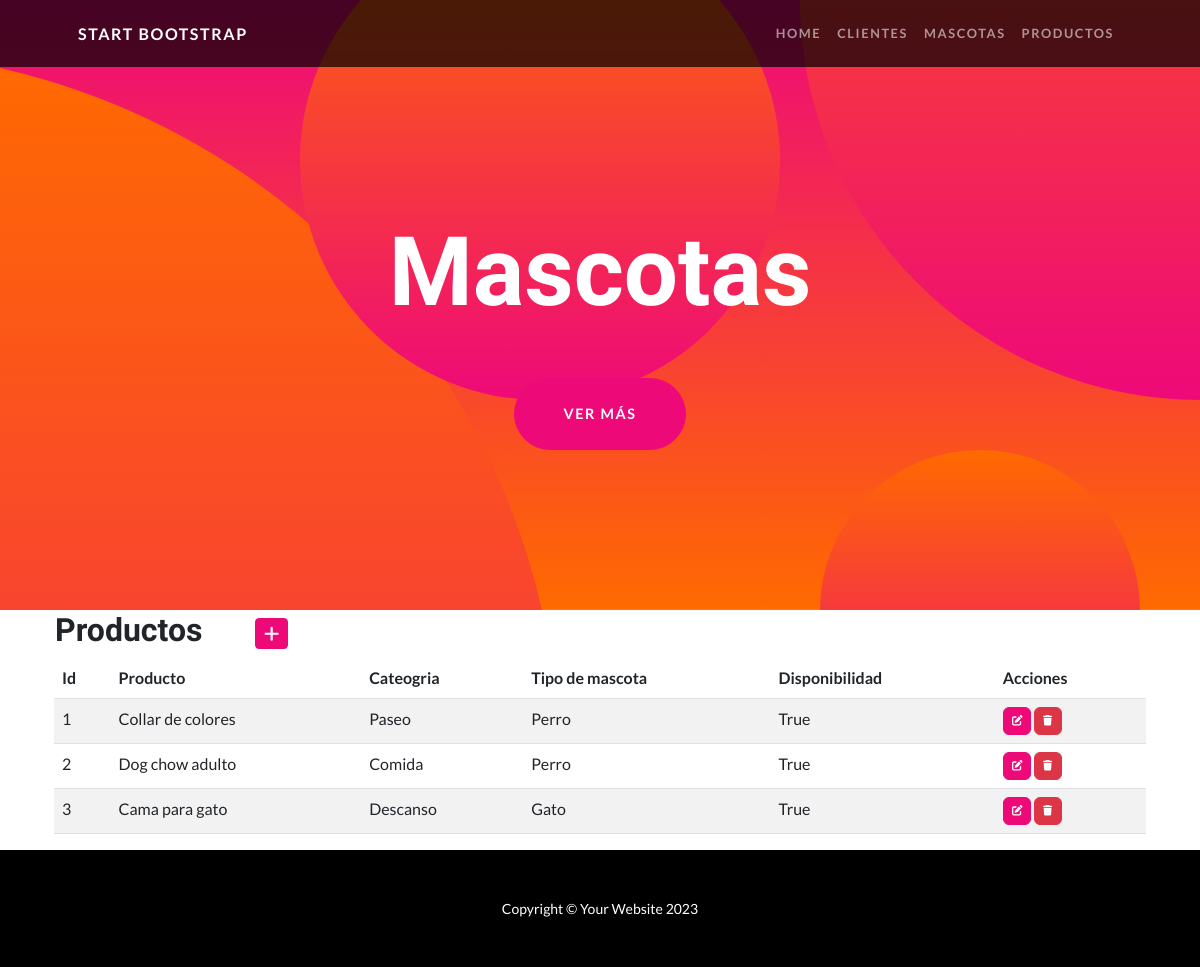
/apptienda/productos/, run on an earlier commit of the app's database.
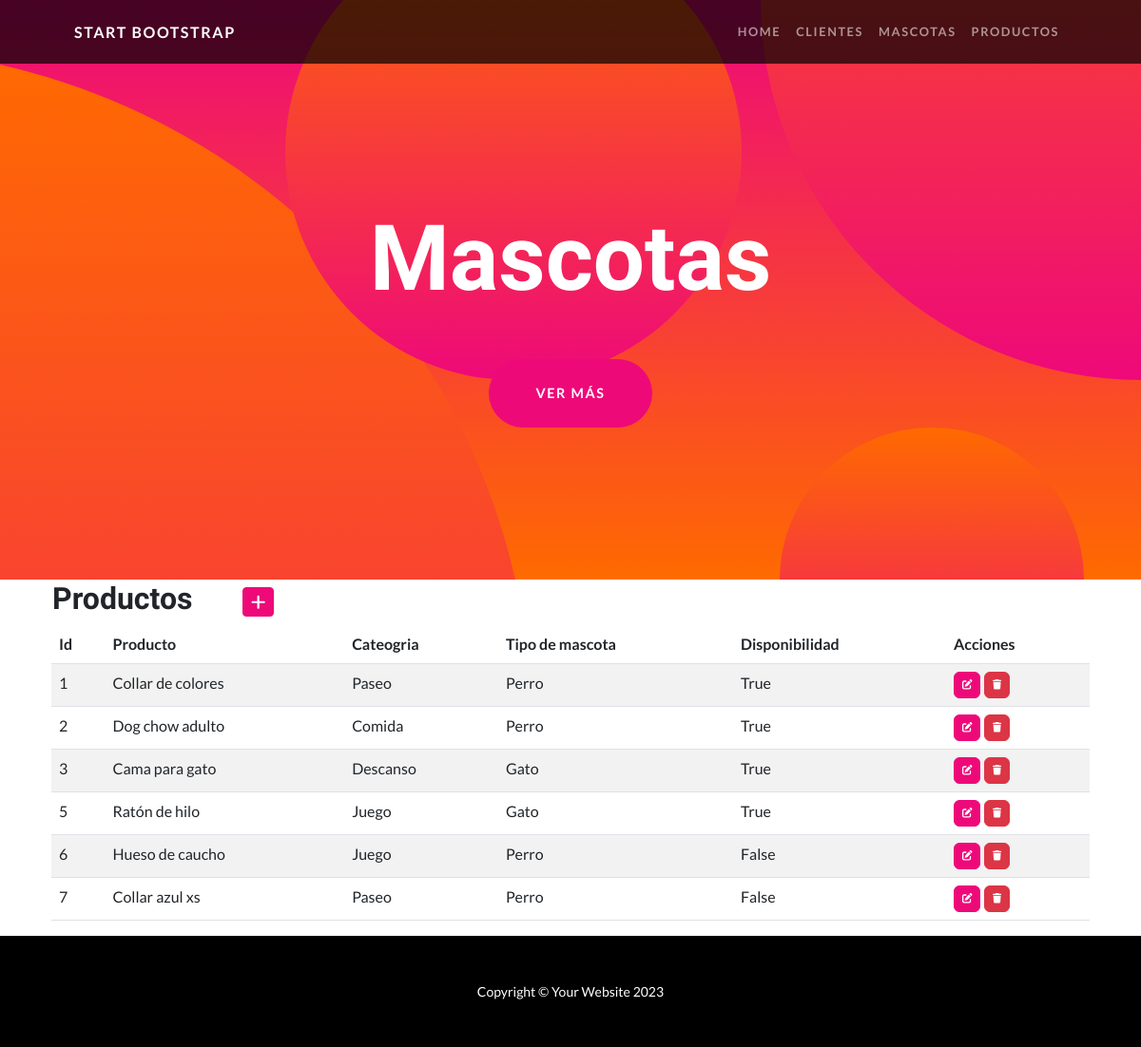
And on a later commit of the database.
### apptienda/models.py (models this page shows, shortened)
class Producto(models.Model):
    nombre_producto = models.CharField(max_length=50)
    categoria = models.CharField(max_length=50)
    tipo_de_animal = models.CharField(max_length=50)
    disponibilidad= models.BooleanField()

### apptienda/views.py (the view)
# urls.py: path('productos/', ProductosList.as_view(), name='productos'),
class ProductosList(ListView):
    model=Producto

### apptienda/templates/apptienda/producto_list.html
{% extends 'apptienda/home.html' %}
{% block title %}
    <h1 class="masthead-heading mb-0">Mascotas</h1>
{% endblock title %}
{% block contenido %}
<table>
    <tr>
        <td width="200"><h2>Productos</h2></td>
        <td>
            <a
            href="{% url 'producto_create' %}"
            class="btn btn-primary btn-sm"
            ><i class="fa fa-plus fa-lg" title="Crear"> </i>
            </a>
        </td>
    </tr>
</table>
    <table class="table table-striped">
        <thead>
            <tr>
                <th>Id</th>
                <th>Producto</th>
                <th>Cateogria</th>
                <th>Tipo de mascota</th>
                <th>Disponibilidad</th>
                <th>Acciones</th>
            </tr>
        </thead>
        <tbody>
            {% for p in producto_list %}
                <tr>
                    <td>{{p.id}}</td>
                    <td>{{p.nombre_producto}}</td>
                    <td>{{p.categoria}}</td>
                    <td>{{p.tipo_de_animal}}</td>
                    <td>{{p.disponibilidad}}</td>
                    <td>
                        <a
                          href="{% url 'producto_update' p.id %}"
                          class="btn btn-primary"
                          style="--bs-btn-padding-y: .25rem; --bs-btn-padding-x: .5rem; --bs-btn-font-size: .75rem;"
                          ><i class="fa fa-edit fa-sm" title="Edit Record"></i>
                        </a>
                        <a
                          href="{% url 'producto_delete' p.id %}"
                          class="btn btn-danger"
                          style="--bs-btn-padding-y: .25rem; --bs-btn-padding-x: .5rem; --bs-btn-font-size: .75rem;"
                          ><i class="fa fa-trash fa-sm" title="Delete Record"></i>
                        </a>
                      </td>
                </tr>
            {% endfor %}
        </tbody>
    </table>
{% endblock contenido %}

What changed in the data, as far as the page shows it:
added Producto: id "5", nombre_producto "Ratón de hilo", categoria "Juego", tipo_de_animal "Gato", disponibilidad "True"
added Producto: id "6", nombre_producto "Hueso de caucho", categoria "Juego", tipo_de_animal "Perro", disponibilidad "False"
added Producto: id "7", nombre_producto "Collar azul xs", categoria "Paseo", tipo_de_animal "Perro", disponibilidad "False"
